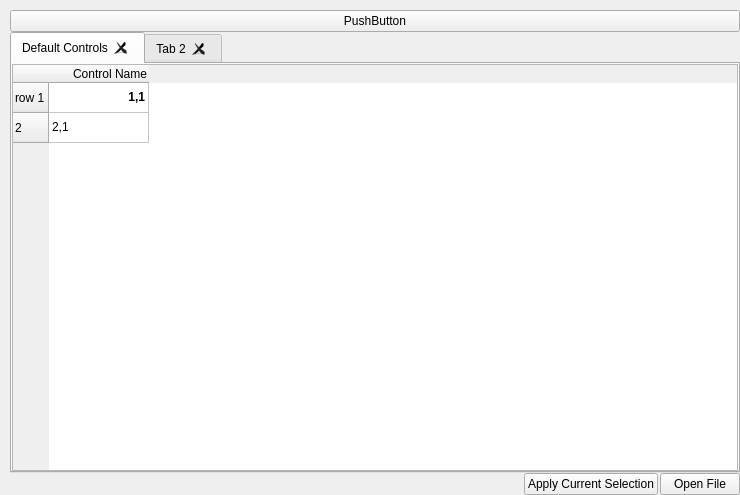
<?xml version="1.0" encoding="UTF-8"?>
<ui version="4.0">
 <class>Form</class>
 <widget class="QWidget" name="Form">
  <property name="geometry">
   <rect>
    <x>0</x>
    <y>0</y>
    <width>740</width>
    <height>495</height>
   </rect>
  </property>
  <property name="windowTitle">
   <string>Form</string>
  </property>
  <layout class="QVBoxLayout" name="verticalLayout">
   <property name="spacing">
    <number>0</number>
   </property>
   <property name="leftMargin">
    <number>10</number>
   </property>
   <property name="topMargin">
    <number>10</number>
   </property>
   <property name="rightMargin">
    <number>0</number>
   </property>
   <property name="bottomMargin">
    <number>0</number>
   </property>
   <item>
    <widget class="QPushButton" name="pushButton">
     <property name="text">
      <string notr="true">PushButton</string>
     </property>
    </widget>
   </item>
   <item>
    <widget class="QTabWidget" name="tabWidget">
     <property name="sizePolicy">
      <sizepolicy hsizetype="Expanding" vsizetype="Expanding">
       <horstretch>1</horstretch>
       <verstretch>0</verstretch>
      </sizepolicy>
     </property>
     <property name="currentIndex">
      <number>0</number>
     </property>
     <property name="tabsClosable">
      <bool>true</bool>
     </property>
     <property name="movable">
      <bool>true</bool>
     </property>
     <widget class="QWidget" name="tab">
      <attribute name="title">
       <string notr="true">Default Controls</string>
      </attribute>
      <layout class="QVBoxLayout" name="verticalLayout_2">
       <property name="spacing">
        <number>2</number>
       </property>
       <property name="leftMargin">
        <number>0</number>
       </property>
       <property name="topMargin">
        <number>0</number>
       </property>
       <property name="rightMargin">
        <number>0</number>
       </property>
       <property name="bottomMargin">
        <number>0</number>
       </property>
       <item>
        <widget class="QTableWidget" name="tableWidget">
         <property name="toolTip">
          <string notr="true"/>
         </property>
         <row>
          <property name="text">
           <string notr="true">row 1</string>
          </property>
         </row>
         <row>
          <property name="text">
           <string notr="true">2</string>
          </property>
         </row>
         <column>
          <property name="text">
           <string notr="true">Control Name</string>
          </property>
          <property name="toolTip">
           <string notr="true"/>
          </property>
          <property name="whatsThis">
           <string notr="true"/>
          </property>
          <property name="textAlignment">
           <set>AlignTrailing|AlignVCenter</set>
          </property>
         </column>
         <item row="0" column="0">
          <property name="text">
           <string notr="true">1,1</string>
          </property>
          <property name="font">
           <font>
            <weight>75</weight>
            <bold>true</bold>
           </font>
          </property>
          <property name="textAlignment">
           <set>AlignTrailing|AlignVCenter</set>
          </property>
          <property name="background">
           <brush brushstyle="NoBrush">
            <color alpha="255">
             <red>199</red>
             <green>199</green>
             <blue>199</blue>
            </color>
           </brush>
          </property>
         </item>
         <item row="1" column="0">
          <property name="text">
           <string notr="true">2,1</string>
          </property>
         </item>
        </widget>
       </item>
      </layout>
     </widget>
     <widget class="QWidget" name="tab_2">
      <property name="toolTip">
       <string notr="true"/>
      </property>
      <attribute name="title">
       <string>Tab 2</string>
      </attribute>
     </widget>
    </widget>
   </item>
   <item>
    <layout class="QHBoxLayout" name="horizontalLayout">
     <property name="spacing">
      <number>2</number>
     </property>
     <item>
      <spacer name="horizontalSpacer">
       <property name="orientation">
        <enum>Qt::Horizontal</enum>
       </property>
       <property name="sizeHint" stdset="0">
        <size>
         <width>40</width>
         <height>20</height>
        </size>
       </property>
      </spacer>
     </item>
     <item>
      <widget class="QPushButton" name="ApplyCurrentSelection">
       <property name="text">
        <string notr="true">Apply Current Selection</string>
       </property>
      </widget>
     </item>
     <item>
      <widget class="QPushButton" name="OpenFileButton">
       <property name="toolTip">
        <string notr="true"/>
       </property>
       <property name="text">
        <string notr="true">Open File</string>
       </property>
      </widget>
     </item>
    </layout>
   </item>
  </layout>
 </widget>
 <resources/>
 <connections/>
</ui>
